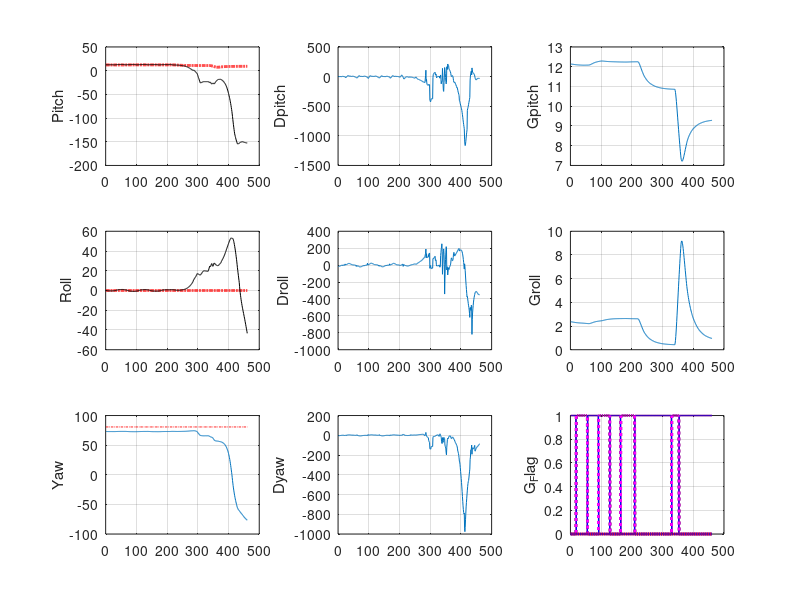
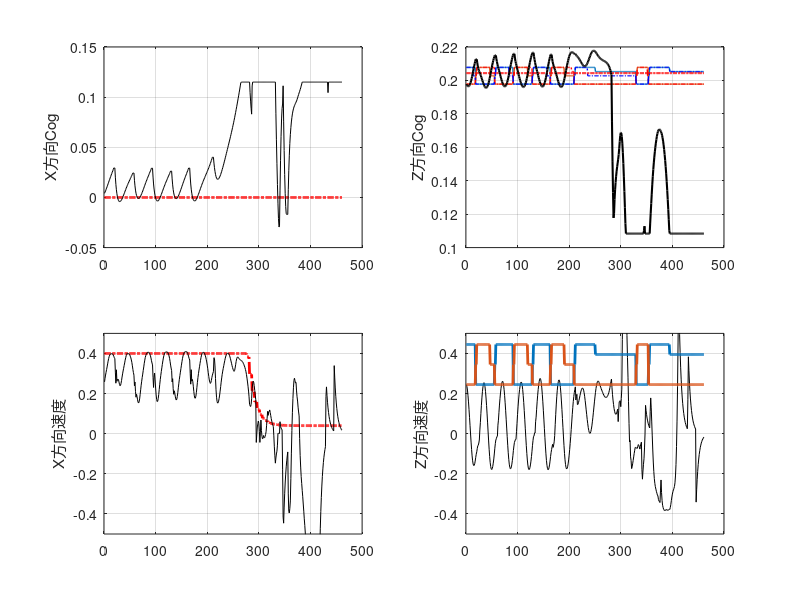
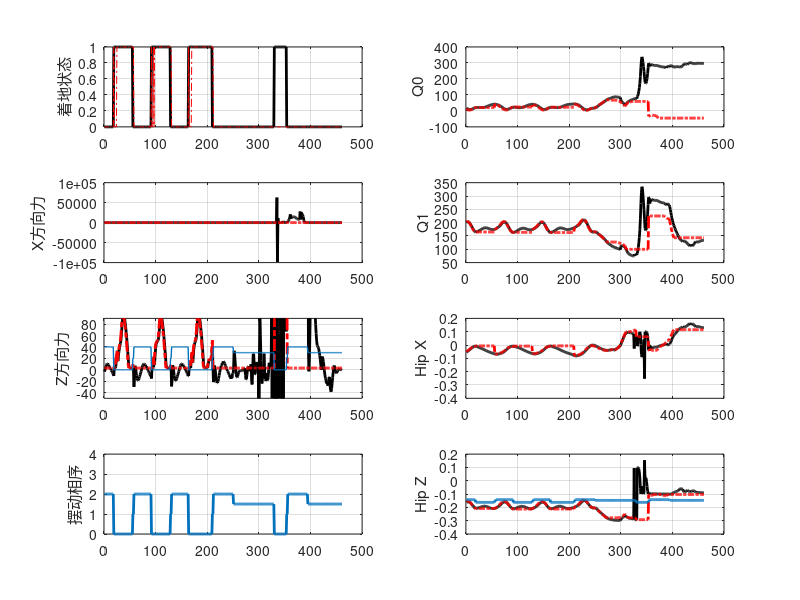
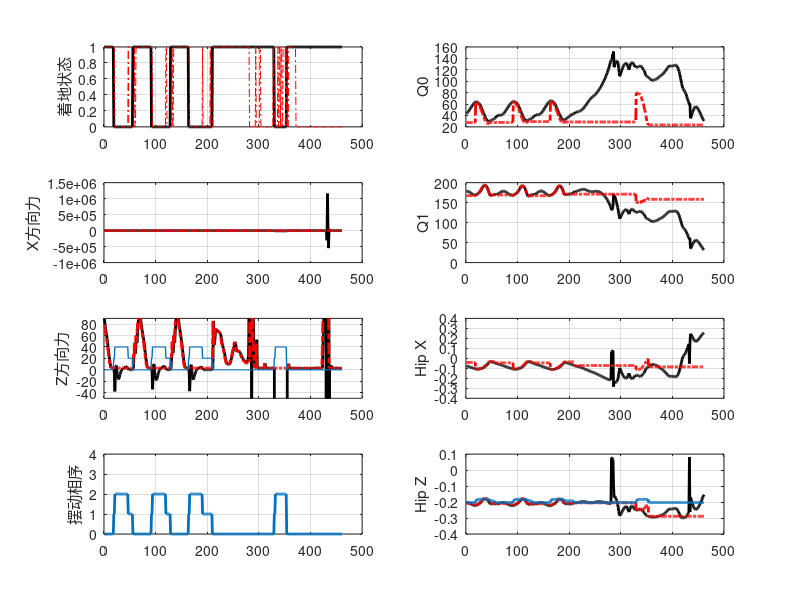

These figures' MATLAB source, in order:
function plot
clc;
clear all;
close all;
data=importdata('./file1.txt'); 
exp_p=data(:,1);
LL=length(exp_p);
ST=0.8;
ADD=0.9;
ADDS=460/LL;
ED=ST+ADDS;
if ED>1
    ED=1;
end
data=importdata('./file1.txt'); 
exp_p=data(:,1);
now_p=data(:,2);

exp_r=data(:,3);
now_r=data(:,4);

exp_y=data(:,5);
now_y=data(:,6);

now_pr=data(:,7);
now_rr=data(:,8);
now_yr=data(:,9);

now_cog_xr=limit(data(:,10),-0.5,0.5);
now_cog_x=limit(data(:,11),-0.5,0.5);
now_cog_dx=limit(data(:,12),-0.5,0.5);

now_cog_zr=limit(data(:,13),-0.5,0.5);
now_cog_z=limit(data(:,14),-0.5,0.5);
now_cog_dz=limit(data(:,15),-0.5,0.5);

g_pit=limit(data(:,16),-0.5,0.5);
g_rol=limit(data(:,17),-0.5,0.5);

tar_spdx=limit(data(:,18),-0.5,0.5);
tar_spdz=limit(data(:,19),-0.5,0.5);

%   
data=importdata('./file2.txt'); %足底力
exp_fx0=data(:,1);
now_fx0=data(:,2);
exp_fz0=data(:,3);
now_fz0=data(:,4);

exp_fx1=data(:,5);
now_fx1=data(:,6);
exp_fz1=data(:,7);
now_fz1=data(:,8);

exp_fx2=data(:,9);
now_fx2=data(:,10);
exp_fz2=data(:,11);
now_fz2=data(:,12);

exp_fx3=data(:,13);
now_fx3=data(:,14);
exp_fz3=data(:,15);
now_fz3=data(:,16);

g_flag0=data(:,17);
touch_flag0=data(:,18);
g_flag1=data(:,19);
touch_flag1=data(:,20);
g_flag2=data(:,21);
touch_flag2=data(:,22);
g_flag3=data(:,23);
touch_flag3=data(:,24);

trig_state0=data(:,25);
trig_state1=data(:,26);
trig_state2=data(:,27);
trig_state3=data(:,28);

leg0_q0_exp=    data(:,29);
leg0_q1_exp=    data(:,30);
leg0_q0_now=    data(:,31);
leg0_q1_now=    data(:,32);
leg0_posx_h_exp=data(:,33);
leg0_posz_h_exp=data(:,34);
leg0_posx_h_now=data(:,35);
leg0_posz_h_now=data(:,36);

leg1_q0_exp=    data(:,37);
leg1_q1_exp=    data(:,38);
leg1_q0_now=    data(:,39);
leg1_q1_now=    data(:,40);
leg1_posx_h_exp=data(:,41);
leg1_posz_h_exp=data(:,42);
leg1_posx_h_now=data(:,43);
leg1_posz_h_now=data(:,44);

leg2_q0_exp=    data(:,45);
leg2_q1_exp=    data(:,46);
leg2_q0_now=    data(:,47);
leg2_q1_now=    data(:,48);
leg2_posx_h_exp=data(:,49);
leg2_posz_h_exp=data(:,50);
leg2_posx_h_now=data(:,51);
leg2_posz_h_now=data(:,52);

leg3_q0_exp=    data(:,53);
leg3_q1_exp=    data(:,54);
leg3_q0_now=    data(:,55);
leg3_q1_now=    data(:,56);
leg3_posx_h_exp=data(:,57);
leg3_posz_h_exp=data(:,58);
leg3_posx_h_now=data(:,59);
leg3_posz_h_now=data(:,60);


data=importdata('./file3.txt'); %足底力
temp0=data(:,1);
temp1=data(:,2);
temp2=data(:,3);
temp3=data(:,4);
temp4=data(:,5);
temp5=data(:,6);
temp6=data(:,7);
temp7=data(:,8);
temp8=data(:,9);
%%%%%%%%%%%%%%%%%%%%%%%%%%%%%%%%%%%%%%%%%%%%%%%%%%%
L=length(now_cog_dz);
P_ST=int16(ST*L);%选择显示区域
P_END=int16(ED*L);
g_flag_4all=data(:,60);
g_flag_0all=data(:,60);
for i=1:L
    if g_flag0(i)+g_flag1(i)+g_flag2(i)+g_flag3(i)>=3
         g_flag_4all(i)=g_flag0(i)+g_flag1(i)+g_flag2(i)+g_flag3(i);
    else
         g_flag_4all(i)=0;
    end
     if g_flag0(i)==0 &&g_flag1(i)==0 &&g_flag2(i)==0 &&g_flag3(i)==0
         g_flag_0all(i)=-2;
    else
         g_flag_0all(i)=0;
    end
end
figure('NumberTitle', 'off', 'Name', '姿态')
subplot(3,3,1);
plot(exp_p(P_ST:P_END),'-.r','LineWidth',2);
hold on;
plot(now_p(P_ST:P_END),'-k');
grid on;
ylabel('Pitch');
subplot(3,3,4);
plot(exp_r(P_ST:P_END),'-.r','LineWidth',2);
hold on;
plot(now_r(P_ST:P_END),'-k');
grid on;
ylabel('Roll');
subplot(3,3,7);
plot(exp_y(P_ST:P_END),'-.r');
hold on;
plot(now_y(P_ST:P_END));
grid on;
ylabel('Yaw');
subplot(3,3,2);
plot(now_pr(P_ST:P_END));
hold on;
grid on;
ylabel('Dpitch');
subplot(3,3,5);
plot(now_rr(P_ST:P_END));
hold on;
grid on;
ylabel('Droll');
subplot(3,3,8);
plot(now_yr(P_ST:P_END));grid on;
hold on;
ylabel('Dyaw');
subplot(3,3,3);
plot(g_pit(P_ST:P_END));grid on;
hold on;
ylabel('Gpitch');
subplot(3,3,6);
plot(g_rol(P_ST:P_END));grid on;
hold on;
ylabel('Groll');
subplot(3,3,9);
plot(g_flag0(P_ST:P_END),':k','LineWidth',2);
hold on;
plot(g_flag1(P_ST:P_END),'-r','LineWidth',1);
hold on;
plot(g_flag2(P_ST:P_END),'-b','LineWidth',1);
hold on;
plot(g_flag3(P_ST:P_END),':m','LineWidth',2);
hold on;
plot(g_flag_4all(P_ST:P_END),'-r','LineWidth',2);
hold on;
plot(g_flag_0all(P_ST:P_END),':b','LineWidth',2);
hold on;
ylabel('G_Flag');
grid on;

figure('NumberTitle', 'off', 'Name', '质心')
subplot(2,2,1);
plot(now_cog_xr(P_ST:P_END),'-.r','LineWidth',2);
hold on;
plot(now_cog_x(P_ST:P_END),'-k');
grid on;
ylabel('X方向Cog');
subplot(2,2,2);
plot(trig_state0(P_ST:P_END)/200+now_cog_z(P_ST),'LineWidth',1);
hold on;
plot(trig_state1(P_ST:P_END)/200+now_cog_z(P_ST),'LineWidth',1);
hold on;
plot(trig_state2(P_ST:P_END)/200+now_cog_z(P_ST),'-.r','LineWidth',1);
hold on;
plot(trig_state3(P_ST:P_END)/200+now_cog_z(P_ST),'-.b','LineWidth',1);
hold on;
plot(now_cog_zr(P_ST:P_END),'-.r','LineWidth',1.5);
hold on;
plot(now_cog_z(P_ST:P_END),'-k','LineWidth',1.5);
grid on;
ylabel('Z方向Cog');
subplot(2,2,3);
plot(tar_spdx(P_ST:P_END),'-.r','LineWidth',2);
hold on;
plot(now_cog_dx(P_ST:P_END),'-k');
ylim([-0.5,0.5]);
hold on;
grid on;
ylabel('X方向速度');
subplot(2,2,4);
plot(now_cog_dz(P_ST:P_END),'-k');
hold on;
plot(trig_state0(P_ST:P_END)/10+now_cog_dz(P_ST),'LineWidth',2);
hold on;
plot(trig_state1(P_ST:P_END)/10+now_cog_dz(P_ST),'LineWidth',2);
ylim([-0.5,0.5]);
hold on;
ylabel('Z方向速度');
grid on;
%%%%%%%%%%%%%%%%%%%%%%%%%%%%%%%%%%%%%%%%%%%%%%%%%%%%%%%%%
figure('NumberTitle', 'off', 'Name', '右前0腿足底力')
subplot(4,2,1);
plot(g_flag0(P_ST:P_END),'-k','LineWidth',2);
hold on;
plot(touch_flag0(P_ST:P_END),'-.r');
grid on;
ylabel('着地状态');
subplot(4,2,3);
plot(now_fx0(P_ST:P_END),'-k','LineWidth',2);
hold on;
plot(exp_fx0(P_ST:P_END),'-.r','LineWidth',2);
grid on;
ylabel('X方向力');
%ylim([-50,50]);
subplot(4,2,5);
plot(now_fz0(P_ST:P_END),'-k','LineWidth',2);
hold on;
plot(exp_fz0(P_ST:P_END),'-.r','LineWidth',2);
hold on;
plot(trig_state0(P_ST:P_END)*20,'LineWidth',1);
grid on;
ylabel('Z方向力');
ylim([-50,90]);
subplot(4,2,7);
plot(trig_state0(P_ST:P_END),'LineWidth',2);
ylim([0,4]);
ylabel('摆动相序');
grid on;
subplot(4,2,2);
plot(leg0_q0_now(P_ST:P_END),'-k','LineWidth',2);
hold on;
plot(leg0_q0_exp(P_ST:P_END),'-.r','LineWidth',2);
ylabel('Q0');
grid on;
subplot(4,2,4);
plot(leg0_q1_now(P_ST:P_END),'-k','LineWidth',2);
hold on;
plot(leg0_q1_exp(P_ST:P_END),'-.r','LineWidth',2);
ylabel('Q1');
grid on;
subplot(4,2,6);
plot(leg0_posx_h_now(P_ST:P_END),'-k','LineWidth',2);
hold on;
plot(leg0_posx_h_exp(P_ST:P_END),'-.r','LineWidth',2);
ylabel('Hip X');
grid on;
subplot(4,2,8);
plot(leg0_posz_h_now(P_ST:P_END),'-k','LineWidth',2);
hold on;
plot(leg0_posz_h_exp(P_ST:P_END),'-.r','LineWidth',2);
hold on;
plot(trig_state0(P_ST:P_END)/100+leg0_posz_h_now(P_ST),'LineWidth',2);
ylabel('Hip Z');
%ylim([-0.2,-0.1]);
grid on;



figure('NumberTitle', 'off', 'Name', '右后1腿足底力')
subplot(4,2,1);
plot(g_flag1(P_ST:P_END),'-k','LineWidth',2);
hold on;
plot(touch_flag1(P_ST:P_END),'-.r');
grid on;
ylabel('着地状态');
subplot(4,2,3);
plot(now_fx1(P_ST:P_END),'-k','LineWidth',2);
hold on;
plot(exp_fx1(P_ST:P_END),'-.r','LineWidth',2);
grid on;
ylabel('X方向力');
%ylim([-50,50]);
subplot(4,2,5);
plot(now_fz1(P_ST:P_END),'-k','LineWidth',2);
hold on;
plot(exp_fz1(P_ST:P_END),'-.r','LineWidth',2);
hold on;
plot(trig_state1(P_ST:P_END)*20,'LineWidth',1);
grid on;
ylabel('Z方向力');
ylim([-50,90]);
subplot(4,2,7);
plot(trig_state1(P_ST:P_END),'LineWidth',2);
ylim([0,4]);
ylabel('摆动相序');
grid on;
subplot(4,2,2);
plot(leg1_q0_now(P_ST:P_END),'-k','LineWidth',2);
hold on;
plot(leg1_q0_exp(P_ST:P_END),'-.r','LineWidth',2);
ylabel('Q0');
grid on;
subplot(4,2,4);
plot(leg1_q1_now(P_ST:P_END),'-k','LineWidth',2);
hold on;
plot(leg1_q1_exp(P_ST:P_END),'-.r','LineWidth',2);
ylabel('Q1');
grid on;
subplot(4,2,6);
plot(leg1_posx_h_now(P_ST:P_END),'-k','LineWidth',2);
hold on;
plot(leg1_posx_h_exp(P_ST:P_END),'-.r','LineWidth',2);
ylabel('Hip X');
grid on;
subplot(4,2,8);
plot(leg1_posz_h_now(P_ST:P_END),'-k','LineWidth',2);
hold on;
plot(leg1_posz_h_exp(P_ST:P_END),'-.r','LineWidth',2);
hold on;
plot(trig_state1(P_ST:P_END)/100+leg1_posz_h_now(P_ST),'LineWidth',2);
ylabel('Hip Z');
%ylim([-0.2,-0.1]);
grid on;

figure('NumberTitle', 'off', 'Name', '左前2足底力')
subplot(4,2,1);
plot(g_flag2(P_ST:P_END),'-k','LineWidth',2);
hold on;
plot(touch_flag2(P_ST:P_END),'-.r');
grid on;
ylabel('着地状态');
subplot(4,2,3);
plot(now_fx2(P_ST:P_END),'-k','LineWidth',2);
hold on;
plot(exp_fx2(P_ST:P_END),'-.r','LineWidth',2);
grid on;
ylabel('X方向力');
%ylim([-50,50]);
subplot(4,2,5);
plot(now_fz2(P_ST:P_END),'-k','LineWidth',2);
hold on;
plot(exp_fz2(P_ST:P_END),'-.r','LineWidth',2);
hold on;
plot(trig_state2(P_ST:P_END)*20,'LineWidth',1);
grid on;
ylabel('Z方向力');
ylim([-50,90]);
subplot(4,2,7);
plot(trig_state2(P_ST:P_END),'LineWidth',2);
ylim([0,4]);
ylabel('摆动相序');
grid on;
subplot(4,2,2);
plot(leg2_q0_now(P_ST:P_END),'-k','LineWidth',2);
hold on;
plot(leg2_q0_exp(P_ST:P_END),'-.r','LineWidth',2);
ylabel('Q0');
grid on;
subplot(4,2,4);
plot(leg2_q1_now(P_ST:P_END),'-k','LineWidth',2);
hold on;
plot(leg2_q1_exp(P_ST:P_END),'-.r','LineWidth',2);
ylabel('Q1');
grid on;
subplot(4,2,6);
plot(leg2_posx_h_now(P_ST:P_END),'-k','LineWidth',2);
hold on;
plot(leg2_posx_h_exp(P_ST:P_END),'-.r','LineWidth',2);
ylabel('Hip X');
grid on;
subplot(4,2,8);
plot(leg2_posz_h_now(P_ST:P_END),'-k','LineWidth',2);
hold on;
plot(leg2_posz_h_exp(P_ST:P_END),'-.r','LineWidth',2);
hold on;
plot(trig_state2(P_ST:P_END)/100+leg2_posz_h_now(P_ST),'LineWidth',2);
ylabel('Hip Z');
%ylim([-0.2,-0.1]);
grid on;
% 

figure('NumberTitle', 'off', 'Name', '左后3足底力')
subplot(4,2,1);
plot(g_flag3(P_ST:P_END),'-k','LineWidth',2);
hold on;
plot(touch_flag3(P_ST:P_END),'-.r');
grid on;
ylabel('着地状态');
subplot(4,2,3);
plot(now_fx3(P_ST:P_END),'-k','LineWidth',2);
hold on;
plot(exp_fx3(P_ST:P_END),'-.r','LineWidth',2);
grid on;
ylabel('X方向力');
%ylim([-50,50]);
subplot(4,2,5);
plot(now_fz3(P_ST:P_END),'-k','LineWidth',2);
hold on;
plot(exp_fz3(P_ST:P_END),'-.r','LineWidth',2);
grid on;
hold on;
plot(trig_state3(P_ST:P_END)*20,'LineWidth',1);
ylabel('Z方向力');
ylim([-50,90]);
subplot(4,2,7);
plot(trig_state3(P_ST:P_END),'-r','LineWidth',2);
hold on;
plot(trig_state2(P_ST:P_END),':b','LineWidth',2);
ylim([0,4]);
ylabel('摆动相序');
grid on;
subplot(4,2,2);
plot(leg3_q0_now(P_ST:P_END),'-k','LineWidth',2);
hold on;
plot(leg3_q0_exp(P_ST:P_END),'-.r','LineWidth',2);
ylabel('Q0');
grid on;
subplot(4,2,4);
plot(leg3_q1_now(P_ST:P_END),'-k','LineWidth',2);
hold on;
plot(leg3_q1_exp(P_ST:P_END),'-.r','LineWidth',2);
ylabel('Q1');
grid on;
subplot(4,2,6);
plot(leg3_posx_h_now(P_ST:P_END),'-k','LineWidth',2);
hold on;
plot(leg3_posx_h_exp(P_ST:P_END),'-.r','LineWidth',2);
ylabel('Hip X');
grid on;
subplot(4,2,8);
plot(leg3_posz_h_now(P_ST:P_END),'-k','LineWidth',2);
hold on;
plot(leg3_posz_h_exp(P_ST:P_END),'-.r','LineWidth',2);
hold on;
plot(trig_state3(P_ST:P_END)/100+leg3_posz_h_now(P_ST),'LineWidth',2);
ylabel('Hip Z');
%ylim([-0.2,-0.1]);
grid on;



figure('NumberTitle', 'off', 'Name', 'TEMP')
subplot(2,2,1);
plot(temp0(P_ST:P_END),'-k','LineWidth',1.5);
hold on;
plot(temp1(P_ST:P_END),'-.r','LineWidth',1.5);
hold on;
plot(temp2(P_ST:P_END),':b','LineWidth',1.5);
grid on;
subplot(2,2,2);
plot(temp3(P_ST:P_END),'-k','LineWidth',1.5);
hold on;
plot(temp4(P_ST:P_END),'-.r','LineWidth',1.5);
hold on;
plot(temp5(P_ST:P_END),':b','LineWidth',1.5);
grid on;
subplot(2,2,3);
plot(temp6(P_ST:P_END),'-k','LineWidth',1.5);
hold on;
plot(temp7(P_ST:P_END),'-.r','LineWidth',1.5);
hold on;
plot(temp8(P_ST:P_END),':b','LineWidth',1.5);
grid on;
end

function out=limit(in,min,max)
out=in;
if in<min
    out=min;
end
if in>max
    out=max;
end
end
